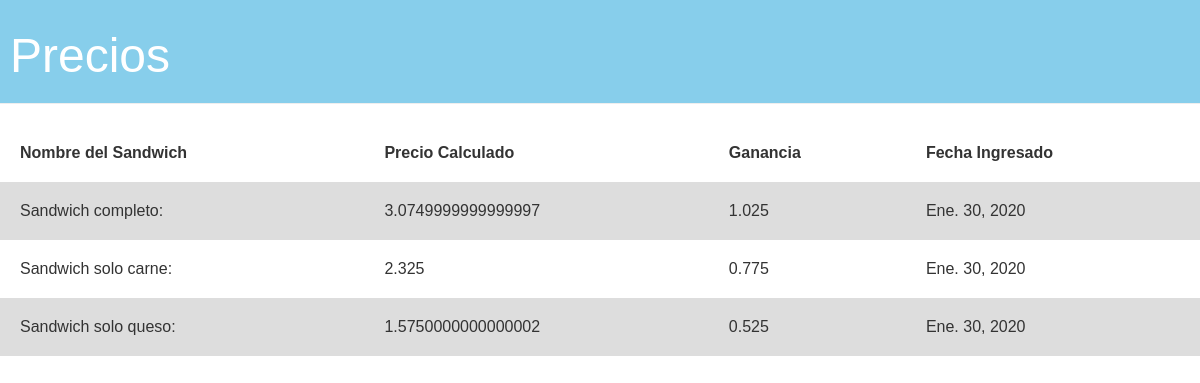
The page / on the database its author committed.
### precios/models.py (models this page shows, shortened)
class Precios(models.Model):
    user = models.ForeignKey(User, on_delete=models.CASCADE)
    sandwich = models.ForeignKey(Sandwiches, on_delete=models.CASCADE)
    precio = models.DecimalField(max_digits=5, decimal_places=2, blank = True, null = True)
    ganancia = models.DecimalField(max_digits=5, decimal_places=2, blank = True, null = True)
    FechaIngresado = models.DateField(auto_now_add=True)
    def calculate(self):
        total = 0
        imp = 1/2 #porcentaje asigando por la empresa
        productos = self.sandwich.producto.all()
        for producto in productos:
            costo = producto.costo
            total += costo
        totalFloat = float(total)
        ganaciaP = totalFloat * imp
        self.ganancia = ganaciaP
        self.precio = totalFloat + ganaciaP
        self.save()
        return ":"

class Sandwiches(models.Model):
    user = models.ForeignKey(User, on_delete=models.CASCADE)
    nombre = models.CharField(max_length=50)
    producto = models.ManyToManyField(Producto)
    class Meta:
        ordering = ['nombre']

class Producto(models.Model):
    user = models.ForeignKey(User, on_delete=models.CASCADE)
    nombre = models.CharField(max_length=50)
    costo = models.DecimalField(max_digits=5, decimal_places=2)
    cantidad = models.IntegerField()
    class Meta:
        ordering = ['nombre']

### precios/views.py (the view)
# urls.py: path('', views.precios_list, name='precios_list')
def precios_list(request):
    lista = Precios.objects.order_by('FechaIngresado')
    return render(request, 'precios/precios_list.html', {'precios': lista})

### precios/templates/precios/precios_list.html (shortened to what this page needs)
{% load static %}
<html>
    <head>
    </head>
    <link rel="stylesheet" href="//maxcdn.bootstrapcdn.com/bootstrap/3.2.0/css/bootstrap.min.css">
    <link rel="stylesheet" href="//maxcdn.bootstrapcdn.com/bootstrap/3.2.0/css/bootstrap-theme.min.css">
    <link rel="stylesheet" href="{% static 'css/main.css' %}">
    <body>
        <div class="page-header">
            <h1><a href="/">Precios</a></h1>
        </div>
        <table>
            <tr>
                <td><strong>Nombre del Sandwich</strong></td>
                <td><strong>Precio Calculado</strong></td>
                <td><strong>Ganancia</strong></td>
                <td><strong>Fecha Ingresado</strong></td>
            </tr>
            {% for precio in precios %}
            <tr>
                <td>{{ precio.sandwich.nombre }}{{ precio.calculate }}</td>
                <td>{{ precio.precio }}</td>
                <td>{{ precio.ganancia }}</td>
                <td>{{ precio.FechaIngresado }}</td>
            </tr>
            {% endfor %}
        </table>
    </body>
</html>

### precios/static/css/main.css (style rules this page uses)
.page-header { background-color: skyblue; margin-top: 0; padding: 10px 10px 10px 10px; }
.page-header h1, .page-header h1 a, .page-header h1 a:visited, .page-header h1 a:active { color: #ffffff; font-size: 36pt; text-decoration: none; }
body { background-color: white; font-family: Arial; }
table { background-color: white; text-align: left; border-collapse: collapse; width: 100%; }
th, td { padding: 20px; }
tr:nth-child(even) { background-color: #ddd; }

### rows shown on the page
Precios: sandwich.nombre "Sandwich completo", calculate ":", precio "3.0749999999999997", ganancia "1.025", FechaIngresado "Ene. 30, 2020"
Precios: sandwich.nombre "Sandwich solo carne", calculate ":", precio "2.325", ganancia "0.775", FechaIngresado "Ene. 30, 2020"
Precios: sandwich.nombre "Sandwich solo queso", calculate ":", precio "1.5750000000000002", ganancia "0.525", FechaIngresado "Ene. 30, 2020"
